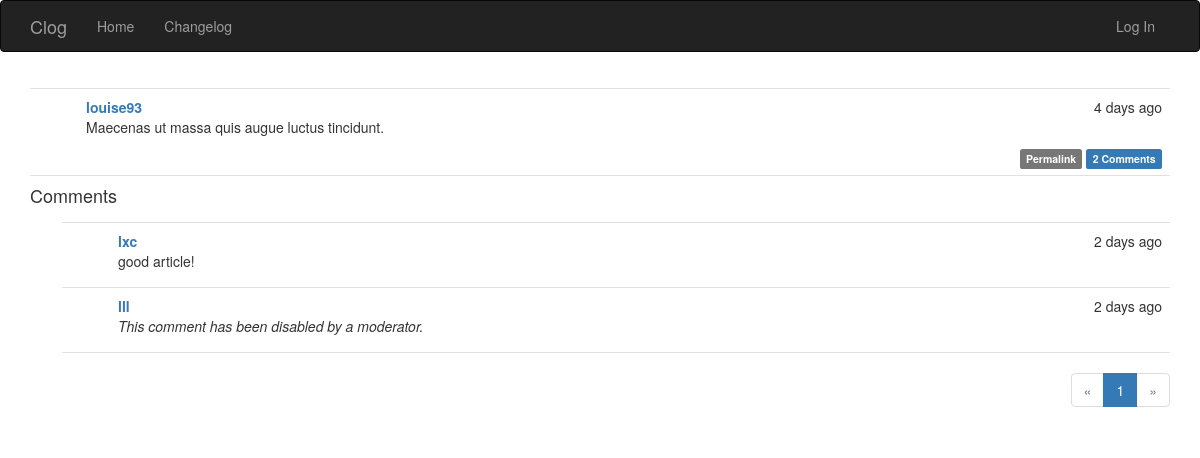
The app's page /post/90 with its own data.
### app/models.py (models this page shows, shortened)
class Post(db.Model):
    __tablename__ = 'posts'
    id = db.Column(db.Integer, primary_key=True)
    body = db.Column(db.Text)
    timestamp = db.Column(db.DateTime, index=True, default=datetime.utcnow)
    author_id = db.Column(db.Integer, db.ForeignKey('users.id'))
    body_html = db.Column(db.Text)
    comments = db.relationship('Comment', backref='post', lazy='dynamic')

class User(UserMixin, db.Model):
    __tablename__ = 'users'
    id = db.Column(db.Integer, primary_key=True)
    username = db.Column(db.String(64), unique=True, index=True)
    email = db.Column(db.String(64), unique=True, index=True)
    role_id = db.Column(db.Integer, db.ForeignKey('roles.id'))
    password_hash = db.Column(db.String(128))
    confirmed = db.Column(db.Boolean, default=False)
    name = db.Column(db.String(64))
    location = db.Column(db.String(64))
    about_me = db.Column(db.Text)
    member_since = db.Column(db.DateTime(), default=datetime.utcnow)
    last_seen = db.Column(db.DateTime(), default=datetime.utcnow)
    posts = db.relationship('Post', backref='author', lazy='dynamic')
    followed = db.relationship('Follow',
                               foreign_keys=[Follow.follower_id],
                               backref=db.backref('follower', lazy='joined'),
                               lazy='dynamic',
                               cascade='all, delete-orphan')
    followers = db.relationship('Follow',
                                foreign_keys=[Follow.followed_id],
                                backref=db.backref('followed', lazy='joined'),
                                lazy='dynamic',
                                cascade='all, delete-orphan')
    comments = db.relationship('Comment', backref='author', lazy='dynamic')
    @property
    def password(self):
        raise AttributeError('password is not a readable attribute')

class Comment(db.Model):
    __tablename__ = 'comments'
    id = db.Column(db.Integer, primary_key=True)
    body = db.Column(db.Text)
    body_html = db.Column(db.Text)
    timestamp = db.Column(db.DateTime, index=True, default=datetime.utcnow)
    disabled = db.Column(db.Boolean)
    author_id = db.Column(db.Integer, db.ForeignKey('users.id'))
    post_id = db.Column(db.Integer, db.ForeignKey('posts.id'))

### app/main/views.py (the view, shortened to what this page needs)
@main.route('/post/<int:id>', methods=['GET', 'POST'])
def post(id):
    post = Post.query.get_or_404(id)
    form = CommentForm()
    page = request.args.get('page', 1, type=int)
    if page == -1:
        page = (post.comments.count() - 1) // \
            current_app.config['FLASKY_COMMENTS_PER_PAGE'] + 1
    pagination = post.comments.order_by(Comment.timestamp.asc()).paginate(
        page, per_page=current_app.config['FLASKY_COMMENTS_PER_PAGE'],
        error_out=False)
    comments = pagination.items
    return render_template('post.html', posts=[post], form=form,
                           comments=comments, pagination=pagination)

### app/auth/views.py (called while the page is built)
@auth.before_app_request
def before_request():
    if current_user.is_authenticated:
        current_user.ping()
        if not current_user.confirmed \
                and request.endpoint[:5] != 'auth.' \
                and request.endpoint != 'static':
            return redirect(url_for('auth.unconfirmed'))

### app/main/__init__.py (called while the page is built)
@main.app_context_processor
def inject_permissions():
    return dict(Permission=Permission)

### app/models.py (called while the page is built)
    def can(self, permissions):
        return False

    def is_administrator(self):
        return False

### app/templates/post.html (shortened to what this page needs)
{% extends "base.html" %}
{% import "bootstrap/wtf.html" as wtf %}
{% import "_macros.html" as macros %}
{% block page_content %}
{% include '_posts.html' %}
<h4 id="comments">Comments</h4>
{% include '_comments.html' %}
{% if pagination %}
<div class="pagination">
    {{ macros.pagination_widget(pagination, '.post', fragment='#comments', id=posts[0].id) }}
</div>
{% endif %}
{% endblock %}

### app/templates/_posts.html (shortened to what this page needs)
<ul class="posts">
    {% for post in posts %}
    <li class="post">
        <div class="post-content">
            <div class="post-date">{{ moment(post.timestamp).fromNow() }}</div>
            <div class="post-author"><a href="{{ url_for('.user', username=post.author.username) }}">{{ post.author.username }}</a></div>
            <div class="post-body">
                {% if post.body_html %}
                    {{ post.body_html | safe }}
                {% else %}
                    {{ post.body }}
                {% endif %}
            </div>
            <div class="post-footer">
                <a href="{{ url_for('.post', id=post.id) }}">
                    <span class="label label-default">Permalink</span>
                </a>
                <a href="{{ url_for('.post', id=post.id) }}#comments">
                    <span class="label label-primary">{{ post.comments.count() }} Comments</span>
                </a>
            </div>
        </div>
    </li>
    {% endfor %}
</ul>

### app/templates/_comments.html (shortened to what this page needs)
<ul class="comments">
    {% for comment in comments %}
    <li class="comment">
        <div class="comment-content">
            <div class="comment-date">{{ moment(comment.timestamp).fromNow() }}</div>
            <div class="comment-author"><a href="{{ url_for('.user', username=comment.author.username) }}">{{ comment.author.username }}</a></div>
            <div class="comment-body">
                {% if comment.disabled %}
                <p><i>This comment has been disabled by a moderator.</i></p>
                {% endif %}
                {% if moderate or not comment.disabled %}
                    {% if comment.body_html %}
                        {{ comment.body_html | safe }}
                    {% else %}
                        {{ comment.body }}
                    {% endif %}
                {% endif %}
            </div>
        </div>
    </li>
    {% endfor %}
</ul>

### app/static/styles.css (style rules this page uses)
ul.posts { list-style-type: none; padding: 0px; margin: 16px 0px 0px 0px; border-top: 1px solid #e0e0e0; }
ul.posts li.post { padding: 8px; border-bottom: 1px solid #e0e0e0; }
div.post-date { float: right; }
div.post-author { font-weight: bold; }
div.post-content { margin-left: 48px; min-height: 48px; }
div.post-footer { text-align: right; }
ul.comments { list-style-type: none; padding: 0px; margin: 16px 0px 0px 0px; }
ul.comments li.comment { margin-left: 32px; padding: 8px; border-bottom: 1px solid #e0e0e0; }
ul.comments li.comment:nth-child(1) { border-top: 1px solid #e0e0e0; }
div.comment-date { float: right; }
div.comment-author { font-weight: bold; }
div.comment-content { margin-left: 48px; min-height: 48px; }
div.pagination { width: 100%; text-align: right; padding: 0px; margin: 0px; }

### records on screen
Post: timestamp "4 days ago", author.username "louise93", body_html "Maecenas ut massa quis augue luctus tincidunt.", comments.count "2"
Comment: timestamp "2 days ago", author.username "lxc", body_html "good article!"
Comment: timestamp "2 days ago", author.username "lll", shows "This comment has been disabled by a moderator."

### other values on screen
{{ p }} "1"
